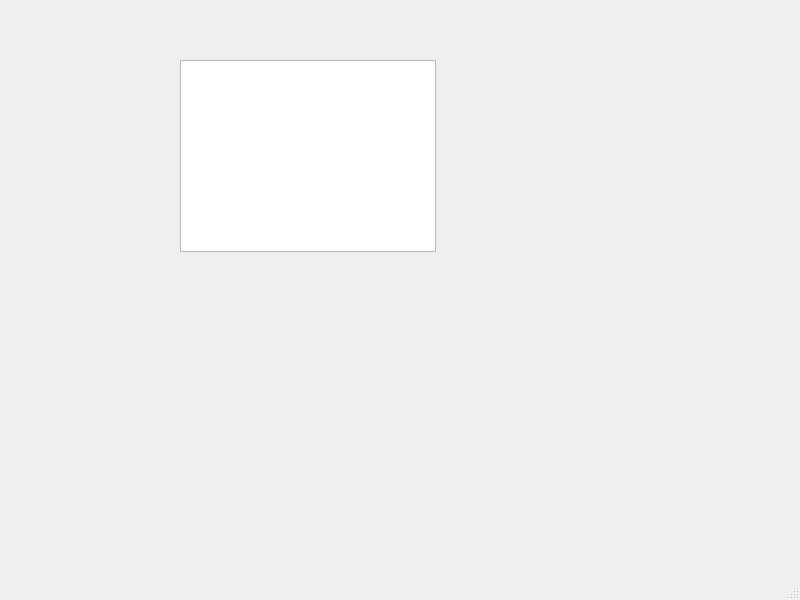
<?xml version="1.0" encoding="UTF-8"?>
<ui version="4.0">
 <class>MainWindow</class>
 <widget class="QMainWindow" name="MainWindow">
  <property name="geometry">
   <rect>
    <x>0</x>
    <y>0</y>
    <width>800</width>
    <height>600</height>
   </rect>
  </property>
  <property name="windowTitle">
   <string>MainWindow</string>
  </property>
  <widget class="QWidget" name="centralwidget">
   <widget class="QListWidget" name="listWidget">
    <property name="geometry">
     <rect>
      <x>180</x>
      <y>60</y>
      <width>256</width>
      <height>192</height>
     </rect>
    </property>
   </widget>
  </widget>
  <widget class="QMenuBar" name="menubar">
   <property name="geometry">
    <rect>
     <x>0</x>
     <y>0</y>
     <width>800</width>
     <height>21</height>
    </rect>
   </property>
  </widget>
  <widget class="QStatusBar" name="statusbar"/>
 </widget>
 <resources/>
 <connections/>
</ui>
